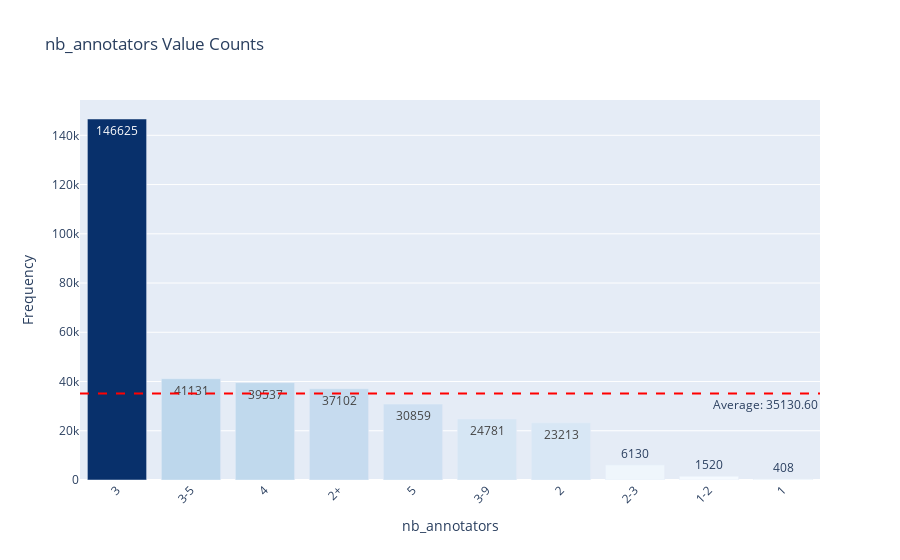

Here is the notebook cell this chart was saved with:
### Code cell
plot_value_counts_with_avg(df, 'nb_annotators')

### Figure 1 — Plotly figure (JSON) as saved in the notebook; plotly's stock layout.template omitted (floating-point values rounded to 4 significant figures)
{"data": [{"alignmentgroup": "True", "hovertemplate": "nb_annotators=%{x}<br>Counts=%{marker.color}<extra></extra>", "legendgroup": "", "marker": {"color": [146625, 41131, 39537, 37102, 30859, 24781, 23213, 6130, 1520, 408], "coloraxis": "coloraxis", "pattern": {"shape": ""}}, "name": "", "offsetgroup": "", "orientation": "v", "showlegend": false, "text": [146625, 41131, 39537, 37102, 30859, 24781, 23213, 6130, 1520, 408], "textposition": "auto", "type": "bar", "x": ["3", "3-5", "4", "2+", "5", "3-9", "2", "2-3", "1-2", "1"], "xaxis": "x", "y": [146625, 41131, 39537, 37102, 30859, 24781, 23213, 6130, 1520, 408], "yaxis": "y"}], "layout": {"annotations": [{"showarrow": false, "text": "Average: 35130.60", "x": 1, "xanchor": "right", "xref": "x domain", "y": 35130.0, "yanchor": "top", "yref": "y"}], "barmode": "relative", "coloraxis": {"colorbar": {"title": {"text": "Counts"}}, "colorscale": [[0, "rgb(247,251,255)"], [0.125, "rgb(222,235,247)"], [0.25, "rgb(198,219,239)"], [0.375, "rgb(158,202,225)"], [0.5, "rgb(107,174,214)"], [0.625, "rgb(66,146,198)"], [0.75, "rgb(33,113,181)"], [0.875, "rgb(8,81,156)"], [1, "rgb(8,48,107)"]], "showscale": false}, "legend": {"tracegroupgap": 0}, "shapes": [{"line": {"color": "red", "dash": "dash"}, "type": "line", "x0": 0, "x1": 1, "xref": "x domain", "y0": 35130.0, "y1": 35130.0, "yref": "y"}], "title": {"text": "nb_annotators Value Counts"}, "xaxis": {"anchor": "y", "domain": [0, 1], "tickangle": -45, "title": {"text": "nb_annotators"}}, "yaxis": {"anchor": "x", "domain": [0, 1], "title": {"text": "Frequency"}}}}
